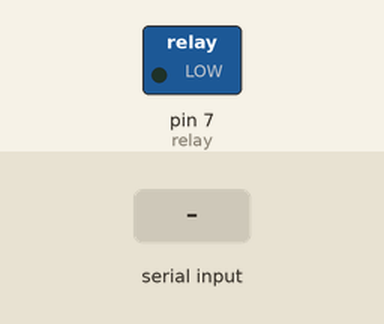
Simulated run of this sketch. Board: Arduino Uno, built with avr-gcc and run on an emulated ATmega328P. Parts: switched loads named in the sketch (green lamp = pin HIGH). The inputs (shaded band) are chosen by the test bench. What the sketch prints to the serial monitor is not drawn.

Above: at 1.2 s.
1.3 s: byte 1 (1) received over Serial
At 2.0 s:
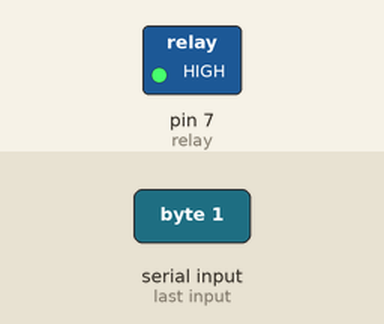
4.3 s: byte 0 (0) received over Serial
At 5.5 s:
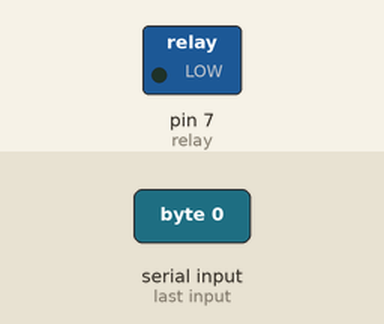
Timing chart, 0 to 7.3 s (numbered marks = the images above; inputs shaded):
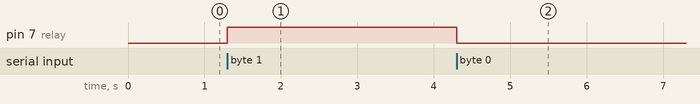

Measured:
- after the input at 1.3 s, pin 7 (relay): LOW → HIGH at once
- after the input at 4.3 s, pin 7 (relay): HIGH → LOW at once

The sketch:

voice_control_light.ino
```cpp
#define relay 7
char data;
void setup() {
  // put your setup code here, to run once:
pinMode(relay,OUTPUT);
Serial.begin(9600);
}

void loop() {
  // put your main code here, to run repeatedly:

  if(Serial.available()>0){
    data=Serial.read();
    Serial.println(data);
    if(data==0){
    digitalWrite(relay,LOW);
    }

    else if(data==1){
      digitalWrite(relay,HIGH);
      }
  }
}
```
